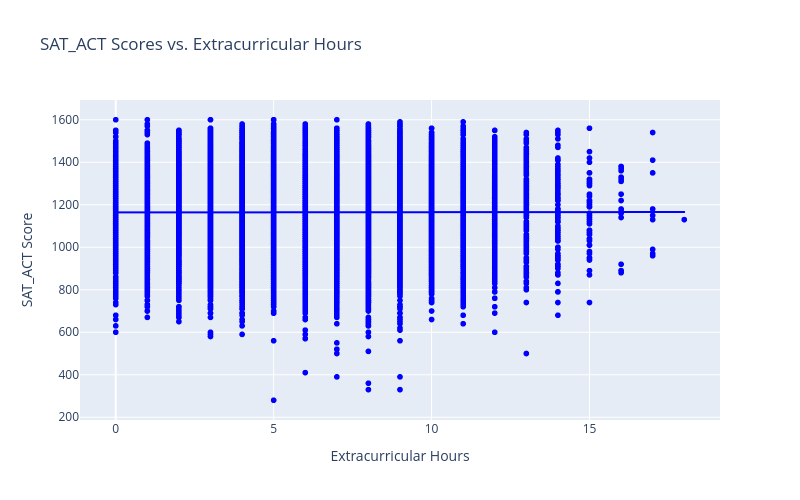

Notebook cell for this chart:
### Code cell
# Plotly Scatter
# Step 1: Create a scatter plot with a trendline
fig = px.scatter(
    df,
    x='Extracurricular_Hours',
    y='SAT_ACT',
    trendline='ols',
    color_discrete_sequence=['blue'],
    title='SAT_ACT Scores vs. Extracurricular Hours',
    width=800,
    height=500
)

# Step 2: Add axis labels
fig.update_layout(
    xaxis_title='Extracurricular Hours',
    yaxis_title='SAT_ACT Score'
)

# Step 3: Display the scatter plot
fig.show()

### Figure 1 — Plotly figure (JSON) as saved in the notebook; plotly's stock layout.template omitted (floating-point values rounded to 4 significant figures; data arrays with more than 128 entries replaced by an {"elided": "..."} marker saying what was removed)
{"data": [{"hovertemplate": "Extracurricular_Hours=%{x}<br>SAT_ACT=%{y}<extra></extra>", "legendgroup": "", "marker": {"color": "blue", "symbol": "circle"}, "mode": "markers", "name": "", "showlegend": false, "type": "scattergl", "x": {"elided": "17339 int values"}, "xaxis": "x", "y": {"elided": "17339 int values"}, "yaxis": "y"}, {"hovertemplate": "<b>OLS trendline</b><br>SAT_ACT = 0.106611 * Extracurricular_Hours + 1163.93<br>R<sup>2</sup>=0.000004<br><br>Extracurricular_Hours=%{x}<br>SAT_ACT=%{y} <b>(trend)</b><extra></extra>", "legendgroup": "", "marker": {"color": "blue", "symbol": "circle"}, "mode": "lines", "name": "", "showlegend": false, "type": "scattergl", "x": {"elided": "17339 int values"}, "xaxis": "x", "y": {"elided": "17339 float values"}, "yaxis": "y"}], "layout": {"height": 500, "legend": {"tracegroupgap": 0}, "title": {"text": "SAT_ACT Scores vs. Extracurricular Hours"}, "width": 800, "xaxis": {"anchor": "y", "domain": [0, 1], "title": {"text": "Extracurricular Hours"}}, "yaxis": {"anchor": "x", "domain": [0, 1], "title": {"text": "SAT_ACT Score"}}}}
